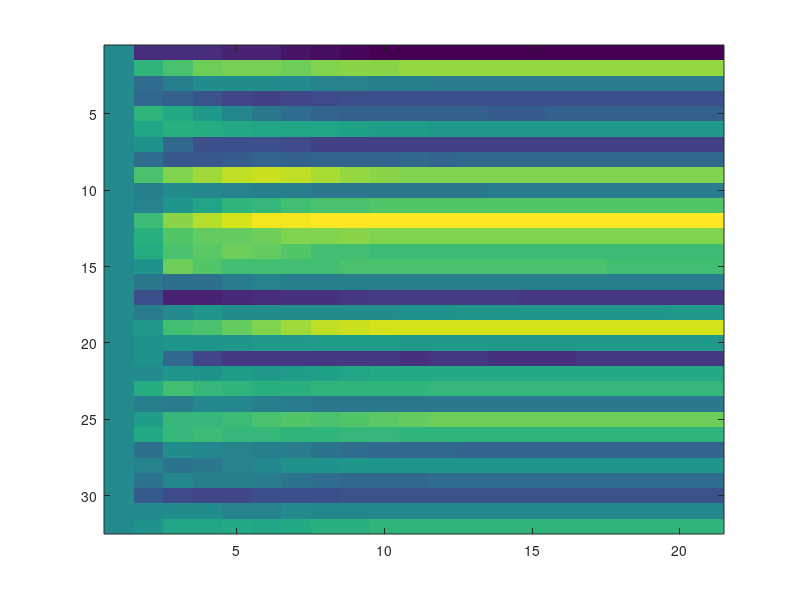

MATLAB code to generate this figure:
close all; clear all;

%create simulation
x=randn(32,1);
x0=zeros(32,1);
A=randn(48,32);
y=A*x;


%init
a=A'*y;
b(:,1)=zeros(size(x));
p(:,1)=a;
r(:,1)=a;

for i=2:20
    if(i==2)
        p(:,i)=r(:,1);
    else
        ww=norm(r(:,i-1)).^2/norm(r(:,i-2)).^2;
        p(:,i)=r(:,i-1)+ww.*p(:,i-1);
    end;
        
    %this step is usually implemented via direct calculation of A*x and
    %A'*y;
    xx=A'*A*p(:,i);
    
    %%% CG starts
    w=norm(r(:,i-1)).^2/(p(:,i)'*xx);
    b(:,i)=b(:,i-1)+p(:,i).*w;
    r(:,i)=r(:,i-1)-xx.*w;
    %%% CG ends
 
end;

imagesc([b,x])